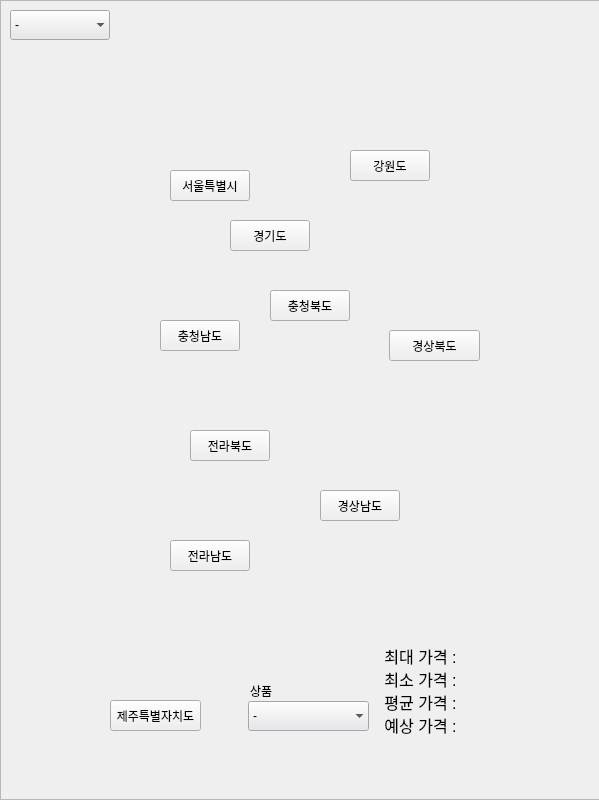
<?xml version="1.0" encoding="UTF-8"?>
<ui version="4.0">
 <class>Form</class>
 <widget class="QWidget" name="Form">
  <property name="geometry">
   <rect>
    <x>0</x>
    <y>0</y>
    <width>599</width>
    <height>800</height>
   </rect>
  </property>
  <property name="windowTitle">
   <string>Form</string>
  </property>
  <widget class="QStackedWidget" name="stackedWidget">
   <property name="geometry">
    <rect>
     <x>0</x>
     <y>0</y>
     <width>600</width>
     <height>800</height>
    </rect>
   </property>
   <property name="currentIndex">
    <number>1</number>
   </property>
   <widget class="QWidget" name="page">
    <widget class="QPushButton" name="pushButton">
     <property name="geometry">
      <rect>
       <x>0</x>
       <y>0</y>
       <width>600</width>
       <height>800</height>
      </rect>
     </property>
     <property name="styleSheet">
      <string notr="true">background-image: url(&quot;/home/iot/바탕화면/★★★★★/농산물 가격 데이터 수집 및 시각화/사진/123.png&quot;)</string>
     </property>
     <property name="text">
      <string/>
     </property>
    </widget>
   </widget>
   <widget class="QWidget" name="page_2">
    <widget class="QFrame" name="frame">
     <property name="geometry">
      <rect>
       <x>0</x>
       <y>0</y>
       <width>600</width>
       <height>800</height>
      </rect>
     </property>
     <property name="styleSheet">
      <string notr="true">background-image: url(&quot;/home/iot/바탕화면/★★★★★/농산물 가격 데이터 수집 및 시각화/사진/1.png&quot;)</string>
     </property>
     <property name="frameShape">
      <enum>QFrame::StyledPanel</enum>
     </property>
     <property name="frameShadow">
      <enum>QFrame::Raised</enum>
     </property>
     <widget class="QComboBox" name="comboBox">
      <property name="geometry">
       <rect>
        <x>10</x>
        <y>10</y>
        <width>100</width>
        <height>30</height>
       </rect>
      </property>
      <property name="styleSheet">
       <string notr="true">background-color: rgb(231, 230, 234); 

</string>
      </property>
      <property name="currentIndex">
       <number>0</number>
      </property>
      <property name="frame">
       <bool>false</bool>
      </property>
      <item>
       <property name="text">
        <string>-</string>
       </property>
      </item>
      <item>
       <property name="text">
        <string>2013</string>
       </property>
      </item>
      <item>
       <property name="text">
        <string>2014</string>
       </property>
      </item>
      <item>
       <property name="text">
        <string>2022</string>
       </property>
      </item>
     </widget>
     <widget class="QPushButton" name="pushButton7">
      <property name="geometry">
       <rect>
        <x>190</x>
        <y>430</y>
        <width>80</width>
        <height>31</height>
       </rect>
      </property>
      <property name="styleSheet">
       <string notr="true">button_style = '''
QPushButton {
    border: 2px solid rgb(45, 45, 45);
    background-color: transparent;
    border-radius: 15px;
}

QPushButton:checked {
    background-color: rgba(191, 64, 64, 0.5);
}
'''

button = QPushButton('Push Me')
button.setStyleSheet(button_style)</string>
      </property>
      <property name="text">
       <string>전라북도</string>
      </property>
     </widget>
     <widget class="QPushButton" name="pushButton8">
      <property name="geometry">
       <rect>
        <x>320</x>
        <y>490</y>
        <width>80</width>
        <height>31</height>
       </rect>
      </property>
      <property name="styleSheet">
       <string notr="true">button_style = '''
QPushButton {
    border: 2px solid rgb(45, 45, 45);
    background-color: transparent;
    border-radius: 15px;
}

QPushButton:checked {
    background-color: rgba(191, 64, 64, 0.5);
}
'''

button = QPushButton('Push Me')
button.setStyleSheet(button_style)</string>
      </property>
      <property name="text">
       <string>경상남도</string>
      </property>
     </widget>
     <widget class="QPushButton" name="pushButton6">
      <property name="geometry">
       <rect>
        <x>389</x>
        <y>330</y>
        <width>91</width>
        <height>31</height>
       </rect>
      </property>
      <property name="styleSheet">
       <string notr="true">button_style = '''
QPushButton {
    border: 2px solid rgb(45, 45, 45);
    background-color: transparent;
    border-radius: 15px;
}

QPushButton:checked {
    background-color: rgba(191, 64, 64, 0.5);
}
'''

button = QPushButton('Push Me')
button.setStyleSheet(button_style)</string>
      </property>
      <property name="text">
       <string>경상북도</string>
      </property>
     </widget>
     <widget class="QPushButton" name="pushButton4">
      <property name="geometry">
       <rect>
        <x>270</x>
        <y>290</y>
        <width>80</width>
        <height>31</height>
       </rect>
      </property>
      <property name="styleSheet">
       <string notr="true">button_style = '''
QPushButton {
    border: 2px solid rgb(45, 45, 45);
    background-color: transparent;
    border-radius: 15px;
}

QPushButton:checked {
    background-color: rgba(191, 64, 64, 0.5);
}
'''

button = QPushButton('Push Me')
button.setStyleSheet(button_style)</string>
      </property>
      <property name="text">
       <string>충청북도</string>
      </property>
     </widget>
     <widget class="QPushButton" name="pushButton5">
      <property name="geometry">
       <rect>
        <x>160</x>
        <y>320</y>
        <width>80</width>
        <height>31</height>
       </rect>
      </property>
      <property name="styleSheet">
       <string notr="true">button_style = '''
QPushButton {
    border: 2px solid rgb(45, 45, 45);
    background-color: transparent;
    border-radius: 15px;
}

QPushButton:checked {
    background-color: rgba(191, 64, 64, 0.5);
}
'''

button = QPushButton('Push Me')
button.setStyleSheet(button_style)</string>
      </property>
      <property name="text">
       <string>충청남도</string>
      </property>
     </widget>
     <widget class="QPushButton" name="pushButton3">
      <property name="geometry">
       <rect>
        <x>350</x>
        <y>150</y>
        <width>80</width>
        <height>31</height>
       </rect>
      </property>
      <property name="styleSheet">
       <string notr="true">button_style = '''
QPushButton {
    border: 2px solid rgb(45, 45, 45);
    background-color: transparent;
    border-radius: 15px;
}

QPushButton:checked {
    background-color: rgba(191, 64, 64, 0.5);
}
'''

button = QPushButton('Push Me')
button.setStyleSheet(button_style)</string>
      </property>
      <property name="text">
       <string>강원도</string>
      </property>
     </widget>
     <widget class="QPushButton" name="pushButton1">
      <property name="geometry">
       <rect>
        <x>170</x>
        <y>170</y>
        <width>80</width>
        <height>31</height>
       </rect>
      </property>
      <property name="styleSheet">
       <string notr="true">button_style = '''
QPushButton {
    border: 2px solid rgb(45, 45, 45);
    background-color: transparent;
    border-radius: 15px;
}

QPushButton:checked {
    background-color: rgba(191, 64, 64, 0.5);
}
'''

button = QPushButton('Push Me')
button.setStyleSheet(button_style)</string>
      </property>
      <property name="text">
       <string>서울특별시</string>
      </property>
      <property name="checkable">
       <bool>false</bool>
      </property>
      <property name="checked">
       <bool>false</bool>
      </property>
      <property name="autoRepeat">
       <bool>false</bool>
      </property>
     </widget>
     <widget class="QPushButton" name="pushButton2">
      <property name="geometry">
       <rect>
        <x>230</x>
        <y>220</y>
        <width>80</width>
        <height>31</height>
       </rect>
      </property>
      <property name="styleSheet">
       <string notr="true">button_style = '''
QPushButton {
    border: 2px solid rgb(45, 45, 45);
    background-color: transparent;
    border-radius: 15px;
}

QPushButton:checked {
    background-color: rgba(191, 64, 64, 0.5);
}
'''

button = QPushButton('Push Me')
button.setStyleSheet(button_style)</string>
      </property>
      <property name="text">
       <string>경기도</string>
      </property>
      <property name="checkable">
       <bool>false</bool>
      </property>
      <property name="checked">
       <bool>false</bool>
      </property>
     </widget>
     <widget class="QPushButton" name="pushButton10">
      <property name="geometry">
       <rect>
        <x>110</x>
        <y>700</y>
        <width>91</width>
        <height>31</height>
       </rect>
      </property>
      <property name="styleSheet">
       <string notr="true">button_style = '''
QPushButton {
    border: 2px solid rgb(45, 45, 45);
    background-color: transparent;
    border-radius: 15px;
}

QPushButton:checked {
    background-color: rgba(191, 64, 64, 0.5);
}
'''

button = QPushButton('Push Me')
button.setStyleSheet(button_style)</string>
      </property>
      <property name="text">
       <string>제주특별자치도</string>
      </property>
     </widget>
     <widget class="QPushButton" name="pushButton9">
      <property name="geometry">
       <rect>
        <x>170</x>
        <y>540</y>
        <width>80</width>
        <height>31</height>
       </rect>
      </property>
      <property name="styleSheet">
       <string notr="true">button_style = '''
QPushButton {
    border: 2px solid rgb(45, 45, 45);
    background-color: transparent;
    border-radius: 15px;
}

QPushButton:checked {
    background-color: rgba(191, 64, 64, 0.5);
}
'''

button = QPushButton('Push Me')
button.setStyleSheet(button_style)</string>
      </property>
      <property name="text">
       <string>전라남도</string>
      </property>
     </widget>
     <widget class="QLabel" name="label">
      <property name="geometry">
       <rect>
        <x>250</x>
        <y>680</y>
        <width>31</width>
        <height>21</height>
       </rect>
      </property>
      <property name="text">
       <string>상품</string>
      </property>
     </widget>
     <widget class="QComboBox" name="comboBox_2">
      <property name="geometry">
       <rect>
        <x>248</x>
        <y>701</y>
        <width>121</width>
        <height>30</height>
       </rect>
      </property>
      <property name="autoFillBackground">
       <bool>false</bool>
      </property>
      <property name="styleSheet">
       <string notr="true">background-color: rgb(231, 230, 234); 

</string>
      </property>
      <property name="editable">
       <bool>false</bool>
      </property>
      <property name="currentIndex">
       <number>0</number>
      </property>
      <property name="duplicatesEnabled">
       <bool>false</bool>
      </property>
      <property name="frame">
       <bool>false</bool>
      </property>
      <item>
       <property name="text">
        <string>-</string>
       </property>
      </item>
      <item>
       <property name="text">
        <string>갓</string>
       </property>
      </item>
      <item>
       <property name="text">
        <string>감귤</string>
       </property>
      </item>
      <item>
       <property name="text">
        <string>감자</string>
       </property>
      </item>
      <item>
       <property name="text">
        <string>건고추</string>
       </property>
      </item>
      <item>
       <property name="text">
        <string>건블루베리</string>
       </property>
      </item>
      <item>
       <property name="text">
        <string>건포도</string>
       </property>
      </item>
      <item>
       <property name="text">
        <string>고구마</string>
       </property>
      </item>
      <item>
       <property name="text">
        <string>고춧가루</string>
       </property>
      </item>
      <item>
       <property name="text">
        <string>깻잎</string>
       </property>
      </item>
      <item>
       <property name="text">
        <string>녹두</string>
       </property>
      </item>
      <item>
       <property name="text">
        <string>느타리버섯</string>
       </property>
      </item>
      <item>
       <property name="text">
        <string>단감</string>
       </property>
      </item>
      <item>
       <property name="text">
        <string>당근</string>
       </property>
      </item>
      <item>
       <property name="text">
        <string>들깨</string>
       </property>
      </item>
      <item>
       <property name="text">
        <string>딸기</string>
       </property>
      </item>
      <item>
       <property name="text">
        <string>땅콩</string>
       </property>
      </item>
      <item>
       <property name="text">
        <string>레몬</string>
       </property>
      </item>
      <item>
       <property name="text">
        <string>무</string>
       </property>
      </item>
      <item>
       <property name="text">
        <string>마늘</string>
       </property>
      </item>
      <item>
       <property name="text">
        <string>망고</string>
       </property>
      </item>
      <item>
       <property name="text">
        <string>멜론</string>
       </property>
      </item>
      <item>
       <property name="text">
        <string>메밀</string>
       </property>
      </item>
      <item>
       <property name="text">
        <string>미나리</string>
       </property>
      </item>
      <item>
       <property name="text">
        <string>배</string>
       </property>
      </item>
      <item>
       <property name="text">
        <string>배추</string>
       </property>
      </item>
      <item>
       <property name="text">
        <string>방울토마토</string>
       </property>
      </item>
      <item>
       <property name="text">
        <string>바나나</string>
       </property>
      </item>
      <item>
       <property name="text">
        <string>복숭아</string>
       </property>
      </item>
      <item>
       <property name="text">
        <string>붉은고추</string>
       </property>
      </item>
      <item>
       <property name="text">
        <string>사과</string>
       </property>
      </item>
      <item>
       <property name="text">
        <string>상추</string>
       </property>
      </item>
      <item>
       <property name="text">
        <string>새송이버섯</string>
       </property>
      </item>
      <item>
       <property name="text">
        <string>생강</string>
       </property>
      </item>
      <item>
       <property name="text">
        <string>수박</string>
       </property>
      </item>
      <item>
       <property name="text">
        <string>시금치</string>
       </property>
      </item>
      <item>
       <property name="text">
        <string>아몬드</string>
       </property>
      </item>
      <item>
       <property name="text">
        <string>얼갈이배추</string>
       </property>
      </item>
      <item>
       <property name="text">
        <string>열무</string>
       </property>
      </item>
      <item>
       <property name="text">
        <string>양배추</string>
       </property>
      </item>
      <item>
       <property name="text">
        <string>양파</string>
       </property>
      </item>
      <item>
       <property name="text">
        <string>오이</string>
       </property>
      </item>
      <item>
       <property name="text">
        <string>오렌지</string>
       </property>
      </item>
      <item>
       <property name="text">
        <string>참다래</string>
       </property>
      </item>
      <item>
       <property name="text">
        <string>참외</string>
       </property>
      </item>
      <item>
       <property name="text">
        <string>참깨</string>
       </property>
      </item>
      <item>
       <property name="text">
        <string>체리</string>
       </property>
      </item>
      <item>
       <property name="text">
        <string>토마토</string>
       </property>
      </item>
      <item>
       <property name="text">
        <string>파</string>
       </property>
      </item>
      <item>
       <property name="text">
        <string>파프리카</string>
       </property>
      </item>
      <item>
       <property name="text">
        <string>파인애플</string>
       </property>
      </item>
      <item>
       <property name="text">
        <string>팥</string>
       </property>
      </item>
      <item>
       <property name="text">
        <string>피망(청)</string>
       </property>
      </item>
      <item>
       <property name="text">
        <string>팽이버섯</string>
       </property>
      </item>
      <item>
       <property name="text">
        <string>포도</string>
       </property>
      </item>
      <item>
       <property name="text">
        <string>풋고추</string>
       </property>
      </item>
      <item>
       <property name="text">
        <string>호두</string>
       </property>
      </item>
      <item>
       <property name="text">
        <string>호박</string>
       </property>
      </item>
     </widget>
     <widget class="QLabel" name="describe_label">
      <property name="geometry">
       <rect>
        <x>380</x>
        <y>620</y>
        <width>91</width>
        <height>141</height>
       </rect>
      </property>
      <property name="font">
       <font>
        <pointsize>12</pointsize>
       </font>
      </property>
      <property name="text">
       <string> 최대 가격 : 
 최소 가격 : 
 평균 가격 : 
 예상 가격 :</string>
      </property>
     </widget>
     <widget class="QLabel" name="max_price_label">
      <property name="geometry">
       <rect>
        <x>460</x>
        <y>650</y>
        <width>58</width>
        <height>16</height>
       </rect>
      </property>
      <property name="styleSheet">
       <string notr="true">color: rgb(224, 27, 36);</string>
      </property>
      <property name="text">
       <string/>
      </property>
     </widget>
     <widget class="QLabel" name="min_price_label">
      <property name="geometry">
       <rect>
        <x>460</x>
        <y>673</y>
        <width>58</width>
        <height>16</height>
       </rect>
      </property>
      <property name="styleSheet">
       <string notr="true">color: rgb(224, 27, 36);</string>
      </property>
      <property name="text">
       <string/>
      </property>
     </widget>
     <widget class="QLabel" name="average_price_label">
      <property name="geometry">
       <rect>
        <x>460</x>
        <y>695</y>
        <width>61</width>
        <height>16</height>
       </rect>
      </property>
      <property name="styleSheet">
       <string notr="true">color: rgb(224, 27, 36);</string>
      </property>
      <property name="text">
       <string/>
      </property>
     </widget>
     <widget class="QLabel" name="rounded_average_price_label">
      <property name="geometry">
       <rect>
        <x>460</x>
        <y>717</y>
        <width>58</width>
        <height>16</height>
       </rect>
      </property>
      <property name="styleSheet">
       <string notr="true">color: rgb(224, 27, 36);</string>
      </property>
      <property name="text">
       <string/>
      </property>
     </widget>
    </widget>
   </widget>
  </widget>
 </widget>
 <resources/>
 <connections/>
</ui>
